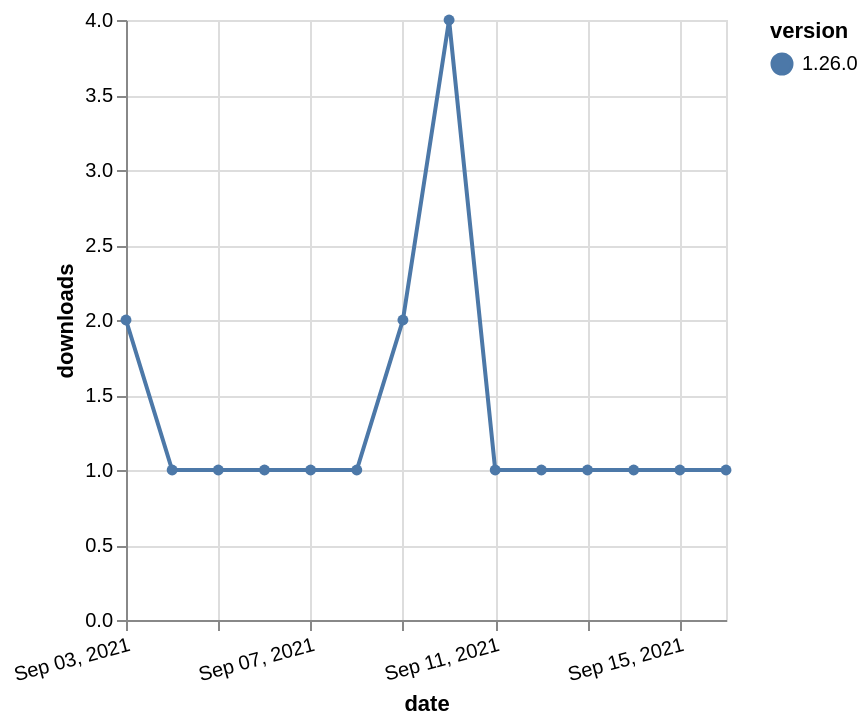

Express this chart as Vega-Lite.
### Vega-Lite specification from a JSON file in a GitHub repository (floating-point values rounded to 4 significant figures)
{"$schema": "https://vega.github.io/schema/vega-lite/v5.json", "description": "A simple bar chart with embedded data.", "data": {"values": [{"date": "2021-09-03", "total": 513, "delta": 2, "version": "1.26.0"}, {"date": "2021-09-04", "total": 514, "delta": 1, "version": "1.26.0"}, {"date": "2021-09-05", "total": 515, "delta": 1, "version": "1.26.0"}, {"date": "2021-09-06", "total": 516, "delta": 1, "version": "1.26.0"}, {"date": "2021-09-07", "total": 517, "delta": 1, "version": "1.26.0"}, {"date": "2021-09-08", "total": 518, "delta": 1, "version": "1.26.0"}, {"date": "2021-09-09", "total": 520, "delta": 2, "version": "1.26.0"}, {"date": "2021-09-10", "total": 524, "delta": 4, "version": "1.26.0"}, {"date": "2021-09-11", "total": 525, "delta": 1, "version": "1.26.0"}, {"date": "2021-09-12", "total": 526, "delta": 1, "version": "1.26.0"}, {"date": "2021-09-13", "total": 527, "delta": 1, "version": "1.26.0"}, {"date": "2021-09-14", "total": 528, "delta": 1, "version": "1.26.0"}, {"date": "2021-09-15", "total": 529, "delta": 1, "version": "1.26.0"}, {"date": "2021-09-16", "total": 530, "delta": 1, "version": "1.26.0"}]}, "width": "container", "mark": {"type": "line", "point": {"filled": true}}, "encoding": {"x": {"field": "date", "type": "temporal", "timeUnit": "yearmonthdate", "title": "date", "axis": {"labelAngle": -15}}, "y": {"field": "delta", "type": "quantitative", "title": "downloads"}, "color": {"field": "version", "type": "nominal"}, "tooltip": {"field": "delta"}}}
